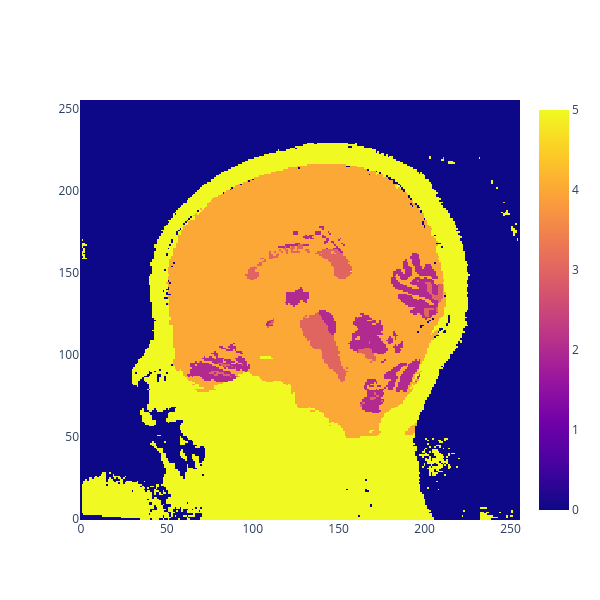

The cell this chart's notebook holds for it:
### Code cell
def plotImage(img, title='', scale=1.0):
    # If 3D volume, default to middle axial slice
    if img.ndim == 3:
        img = img[:, :, img.shape[2] // 2]
    
    # Flip up-down and transpose to match anatomical axial view
    img_display = np.flipud(img.T)
    
    row, col = img_display.shape
    d = [go.Heatmap(z=img_display, x=np.arange(col), y=np.arange(row))]
    height = 600 * scale
    width = height * (col / row)
    layout = go.Layout(
        title=title,
        autosize=True,
        width=width,
        height=height,
    )
    fig = go.Figure(data=d, layout=layout)
    iplot(fig, show_link=False)
    
    
plotImage(label_map[:,:,100])

### Figure 1 — Plotly figure (JSON) as saved in the notebook; plotly's stock layout.template omitted (floating-point values rounded to 4 significant figures; data arrays with more than 128 entries replaced by an {"elided": "..."} marker saying what was removed)
{"data": [{"type": "heatmap", "x": {"elided": "256 int values"}, "y": {"elided": "256 int values"}, "z": {"elided": "256x256 int values"}}], "layout": {"autosize": true, "height": 600, "title": {"text": ""}, "width": 600}}
